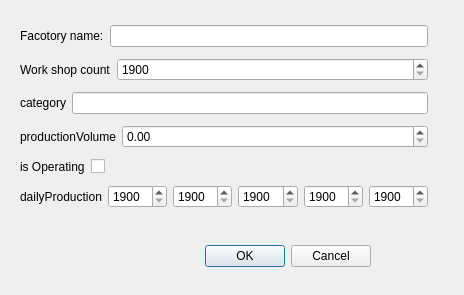
<?xml version="1.0" encoding="UTF-8"?>
<ui version="4.0">
 <class>UserInputDialog</class>
 <widget class="QDialog" name="UserInputDialog">
  <property name="geometry">
   <rect>
    <x>0</x>
    <y>0</y>
    <width>464</width>
    <height>295</height>
   </rect>
  </property>
  <property name="windowTitle">
   <string>Dialog</string>
  </property>
  <widget class="QDialogButtonBox" name="buttonBox">
   <property name="geometry">
    <rect>
     <x>30</x>
     <y>240</y>
     <width>341</width>
     <height>32</height>
    </rect>
   </property>
   <property name="orientation">
    <enum>Qt::Orientation::Horizontal</enum>
   </property>
   <property name="standardButtons">
    <set>QDialogButtonBox::StandardButton::Cancel|QDialogButtonBox::StandardButton::Ok</set>
   </property>
  </widget>
  <widget class="QWidget" name="layoutWidget">
   <property name="geometry">
    <rect>
     <x>20</x>
     <y>20</y>
     <width>408</width>
     <height>195</height>
    </rect>
   </property>
   <layout class="QVBoxLayout" name="verticalLayout">
    <item>
     <layout class="QHBoxLayout" name="horizontalLayout">
      <item>
       <widget class="QLabel" name="label">
        <property name="text">
         <string>Facotory name:</string>
        </property>
       </widget>
      </item>
      <item>
       <widget class="QLineEdit" name="lineEdit">
        <property name="maxLength">
         <number>15</number>
        </property>
       </widget>
      </item>
     </layout>
    </item>
    <item>
     <layout class="QHBoxLayout" name="horizontalLayout_2">
      <item>
       <widget class="QLabel" name="label_2">
        <property name="sizePolicy">
         <sizepolicy hsizetype="Minimum" vsizetype="Preferred">
          <horstretch>0</horstretch>
          <verstretch>0</verstretch>
         </sizepolicy>
        </property>
        <property name="text">
         <string>Work shop count</string>
        </property>
       </widget>
      </item>
      <item>
       <widget class="QSpinBox" name="spinBox">
        <property name="sizePolicy">
         <sizepolicy hsizetype="Expanding" vsizetype="Fixed">
          <horstretch>0</horstretch>
          <verstretch>0</verstretch>
         </sizepolicy>
        </property>
        <property name="minimum">
         <number>1900</number>
        </property>
        <property name="maximum">
         <number>9999</number>
        </property>
       </widget>
      </item>
     </layout>
    </item>
    <item>
     <layout class="QHBoxLayout" name="horizontalLayout_3">
      <item>
       <widget class="QLabel" name="label_3">
        <property name="text">
         <string>category</string>
        </property>
       </widget>
      </item>
      <item>
       <widget class="QLineEdit" name="lineEdit_2">
        <property name="maxLength">
         <number>1</number>
        </property>
       </widget>
      </item>
     </layout>
    </item>
    <item>
     <layout class="QHBoxLayout" name="horizontalLayout_4">
      <item>
       <widget class="QLabel" name="label_4">
        <property name="sizePolicy">
         <sizepolicy hsizetype="Minimum" vsizetype="Preferred">
          <horstretch>0</horstretch>
          <verstretch>0</verstretch>
         </sizepolicy>
        </property>
        <property name="text">
         <string>productionVolume</string>
        </property>
       </widget>
      </item>
      <item>
       <widget class="QDoubleSpinBox" name="doubleSpinBox">
        <property name="sizePolicy">
         <sizepolicy hsizetype="Expanding" vsizetype="Fixed">
          <horstretch>0</horstretch>
          <verstretch>0</verstretch>
         </sizepolicy>
        </property>
       </widget>
      </item>
     </layout>
    </item>
    <item>
     <layout class="QHBoxLayout" name="horizontalLayout_5">
      <item>
       <widget class="QLabel" name="label_5">
        <property name="sizePolicy">
         <sizepolicy hsizetype="Minimum" vsizetype="Preferred">
          <horstretch>0</horstretch>
          <verstretch>0</verstretch>
         </sizepolicy>
        </property>
        <property name="text">
         <string>is Operating</string>
        </property>
       </widget>
      </item>
      <item>
       <widget class="QCheckBox" name="checkBox">
        <property name="sizePolicy">
         <sizepolicy hsizetype="Expanding" vsizetype="Fixed">
          <horstretch>0</horstretch>
          <verstretch>0</verstretch>
         </sizepolicy>
        </property>
        <property name="text">
         <string/>
        </property>
       </widget>
      </item>
     </layout>
    </item>
    <item>
     <layout class="QHBoxLayout" name="horizontalLayout_6">
      <item>
       <widget class="QLabel" name="label_6">
        <property name="text">
         <string>dailyProduction</string>
        </property>
       </widget>
      </item>
      <item>
       <widget class="QSpinBox" name="spinBox_2">
        <property name="minimum">
         <number>1900</number>
        </property>
        <property name="maximum">
         <number>9999</number>
        </property>
       </widget>
      </item>
      <item>
       <widget class="QSpinBox" name="spinBox_3">
        <property name="minimum">
         <number>1900</number>
        </property>
        <property name="maximum">
         <number>9999</number>
        </property>
       </widget>
      </item>
      <item>
       <widget class="QSpinBox" name="spinBox_6">
        <property name="minimum">
         <number>1900</number>
        </property>
        <property name="maximum">
         <number>9999</number>
        </property>
       </widget>
      </item>
      <item>
       <widget class="QSpinBox" name="spinBox_4">
        <property name="minimum">
         <number>1900</number>
        </property>
        <property name="maximum">
         <number>9999</number>
        </property>
       </widget>
      </item>
      <item>
       <widget class="QSpinBox" name="spinBox_5">
        <property name="minimum">
         <number>1900</number>
        </property>
        <property name="maximum">
         <number>9999</number>
        </property>
       </widget>
      </item>
     </layout>
    </item>
   </layout>
  </widget>
 </widget>
 <resources/>
 <connections/>
</ui>
